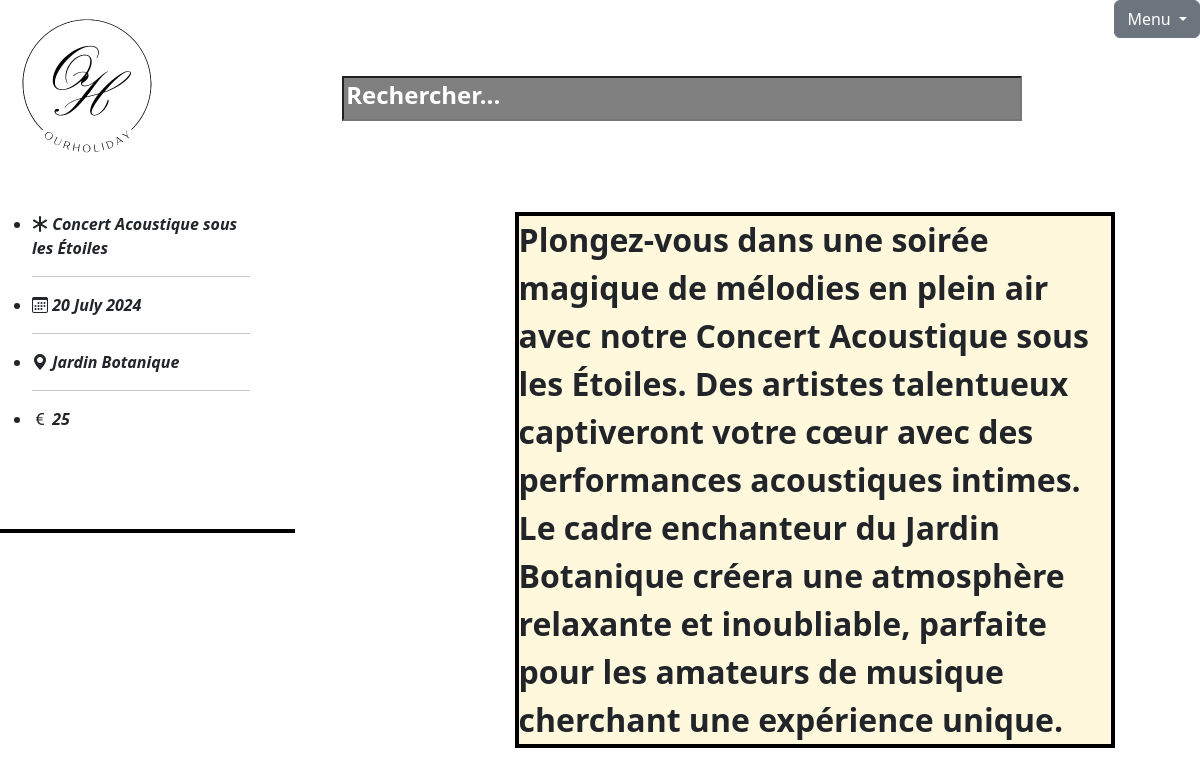
The app's page /Controller/billeterie.php?idevenement=2 (signed in) with its own data.
### tables this page shows
CREATE TABLE `evenement` (
  `id_evenement` int(255) NOT NULL,
  `libelle` varchar(255) NOT NULL,
  `detail` mediumtext NOT NULL,
  `date` date NOT NULL,
  `heureDebut` time(6) NOT NULL,
  `heureFin` time(6) NOT NULL,
  `lieu` varchar(255) NOT NULL,
  `age_minimum` int(255) NOT NULL,
  `prix` int(255) NOT NULL,
  `nombrePlaceMaximum` int(255) NOT NULL,
  `fk_categories` int(255) NOT NULL
);

### Controller/billeterie.php (called while the page is built, shortened)
<?php
require_once "../Model/BDD.php";
$bdd = new Bdd();
if (isset($_GET['idevenement'])) {
    $idevenement=$_GET['idevenement'];
    $evenement =$bdd->getOneEvenementById($idevenement);
}
else{
    header('Location: ../Controller/categories.php');
}
require "../View/billeterie.php";

### Model/Bdd.php (called while the page is built, shortened)
<?php
class Bdd
{
    private $bdd;
    function __construct()
    {
        $dsn = 'mysql:dbname=evenementbdd;host=127.0.0.1';
        $dbUser = 'root';
        $dbPwd = '';
        try {
            $this->bdd = new PDO($dsn, $dbUser, $dbPwd);
        } catch (PDOException $e) {
            echo $e->getMessage();
        }
    }
    function getOneEvenementById($idevenement)
    {
        $sql = "SELECT `id_evenement`, `libelle`, `detail`, `date`, `heureDebut`, `heureFin`, `lieu`, `age_minimum`, `prix`, `nombrePlaceMaximum`, `fk_categories`
        FROM `evenement`
        WHERE id_evenement=$idevenement";
        $query = $this->bdd->prepare($sql);
        $query->execute();
        return $query->fetchAll();
    }
}

### View/billeterie.php (the view, shortened to what this page needs)
<?php
require "../View/header.php";
?>
<!DOCTYPE html>
<html lang="fr">
<head>
    <link rel="stylesheet" href="../View/billeterie.css">
</head>
<body>
    <div class="all">
        <div class="Information">
            <?php
            if (is_array($evenement) || is_object($evenement)) {
                foreach ($evenement as $eve) {
                    echo "   <ul>";
                    echo '    <li><i class="bi bi-asterisk"><strong> ' . $eve['libelle'] . '</strong></i></li>';
                    echo '       <hr>';
                    echo '   <li><i class="bi bi-calendar3"><strong> ' . date('d F Y', strtotime($eve['date'])) . '</strong></i></li>';
                    echo '    <hr>';
                    echo '    <li><i class="bi bi-geo-alt-fill"><strong> ' . $eve['lieu'] . '</strong></i></li>';
                    echo '    <hr>';
                    echo '   <li> <i class="bi bi-currency-euro"><strong> ' . $eve['prix'] . '</strong></i></li>';
                    echo '    </ul>';
                }
            }
            ?>
        </div>
        <div class="photo">
            <?php
            if (is_array($evenement) || is_object($evenement)) {
                foreach ($evenement as $eve) {
                    echo "<div id='detail'>" . $eve['detail'] . "</div> ";
                }
            }
            ?>
        </div>
    </div>
    <form action="../Controller/achat.php" method="GET">
        <div class="Achat">
        </div>
    </form>
</body>
</html>

### View/index.css (style rules this page uses)
::placeholder { color: white; font-size: 1.5em; }

### View/billeterie.css (style rules this page uses)
.Information { width: 250px; top: -6cm; position: relative; }
#detail { width: 600px; height: auto; left: 7cm; top: -6cm; position: relative; font-weight: bold; font-size: xx-large; border: 4px solid black; animation: colorRotate 5s linear infinite; background-color: cornsilk; }
.all { display: flex; position: relative; top: 5cm; }
.Achat { display: flex; justify-content: space-between; width: 295px; text-align: center; border: 2px solid black; font-weight: bold; position: absolute; top: 14cm; }

### records on screen
evenement: libelle "Concert Acoustique sous les Étoiles", date "20 July 2024", lieu "Jardin Botanique", prix "25", detail "Plongez-vous dans une soirée magique de mélodies en plein air avec notre Concert Acoustique sous les Étoiles. Des artistes talentueux captiveront votre cœur avec des performances acoustiques intimes. Le cadre enchanteur du Jardin Botanique créera une atmosphère relaxante et inoubliable, parfaite pour les amateurs de musique cherchant une expérience unique."
